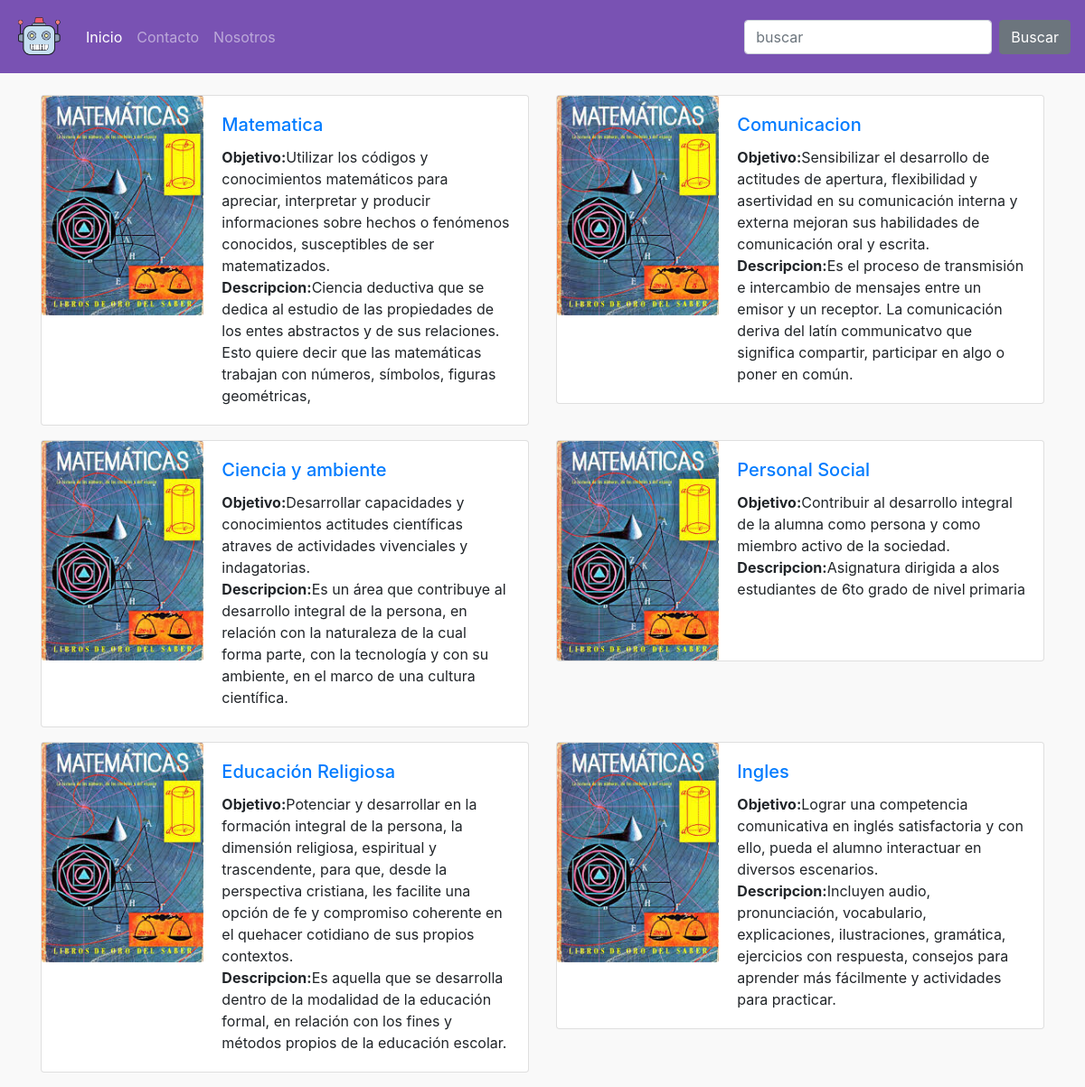
The page / on the database its author committed.
### tables this page shows
CREATE TABLE `tblasignatura` (
  `IdAsignatura` int(11) NOT NULL,
  `nombreAsig` varchar(50) DEFAULT NULL,
  `Descripcion` longtext,
  `objetivoAsignatura` text NOT NULL,
  `imagen` varchar(255) DEFAULT NULL
);

### app/controller/IndexController.php (called while the page is built, shortened)
<?php
	class Index extends Controller{
		public function __construct(){
			$this->curso=$this->model('curso');
		}
		public function index(){
			$data=$this->curso->registros();
			$this->view('pages/index',$data);
		}
	}

### app/library/Core.php (called while the page is built, shortened)
<?php
	class Core{
		protected $controladorActual='Index';
		protected $metodoActual='index';
		public function __construct(){
			$url=$this->getUrl();
			require_once "app/controller/".$this->controladorActual.'Controller.php';
			$this->controladorActual=new $this->controladorActual;
			$this->parametros=$url ? array_values($url) : [];
			call_user_func_array([$this->controladorActual,$this->metodoActual],$this->parametros);
		}
	}

### index.php (called while the page is built)
<?php
    require_once './app/index.php';
	$iniciar=new Core;

### app/library/Bd.php (called while the page is built, shortened)
<?php
	class Bd{
		private $host=DB_HOST;
		private $usuario=DB_USUARIO;
		private $password=DB_PASSWORD;
		private $nombre_base=DB_NOMBRE;
		private $dbh;
		private $stmt;
		public function __construct(){
			$dsn='mysql:host='.$this->host.';dbname='.$this->nombre_base;
			$opciones=array(
				PDO::ATTR_PERSISTENT=>true,
				PDO::ATTR_ERRMODE=>PDO::ERRMODE_EXCEPTION
			);
			try{
				$this->dbh=new PDO($dsn,$this->usuario,$this->password,$opciones);
				$this->dbh->exec('set names utf8');
			}catch(PDOException $e){
				$this->error=$e->getMessage();
				echo $this->error;
			}
		}
		public function query($sql){
			$this->stmt=$this->dbh->prepare($sql);
		}
		public function execute(){
			return $this->stmt->execute();
		}
		public function registros(){
			$this->execute();
			return $this->stmt->fetchAll(PDO::FETCH_OBJ);
		}
	}
?>

### app/model/curso.php (called while the page is built, shortened)
<?php
	class curso{
		private $db;
		public function __construct(){
			$this->db=new Bd;
		}
		public function registros(){
			$this->db->query("SELECT * FROM tblasignatura");
			return $this->db->registros();
		}
	}

### app/view/pages/index.php (the view, shortened to what this page needs)
<?php require ROUT_APP.'/view/partials/header.php'; ?>
<?php require ROUT_APP.'/view/partials/nav.php';?>
	<br>
    <div class="container">
    	<div class="row">
		<?php
			foreach($data as $item){
				?>
					<div class="col-md-6">
						<div class="card mb-3" style="max-width: 540px;">
							<div class="row no-gutters">
								<div class="col-md-4">
									<?php
										$imagen="public/assets/images/matematica.jpeg";
									?>
									<img src="<?php echo $imagen; ?>" class="card-img" alt="...">
								</div>
								<div class="col-md-8">
								<div class="card-body">
									<h5 class="card-title"><a href="?url=temas/list/<?php echo $item->IdAsignatura; ?>"><?php echo $item->nombreAsig; ?></a></h5>
									<p class="card-text">
										<b>Objetivo:</b><?php echo $item->objetivoAsignatura; ?><br>
										<b>Descripcion:</b><?php echo $item->Descripcion; ?>
									</p>
								</div>
								</div>
							</div>
						</div>
					</div>
				<?php
			}
		?>
		</div>
	</div>
<?php require ROUT_APP.'/view/partials/footer.php'; ?>

### app/library/Controller.php (shortened to what this page needs)
<?php
	class Controller{
		public function model($model){
			return new $model();
		}
		public function view($view,$data=[]){
			if (file_exists('app/view/'.$view.'.php')) {
				require_once 'app/view/'.$view.'.php';
			}
			else{
				die('la vista no existe');
			}
		}
	}

### app/view/partials/header.php (shortened to what this page needs)
<!doctype html>
<html lang="es">
<head>
	<link rel="stylesheet" href="https://stackpath.bootstrapcdn.com/bootstrap/4.5.0/css/bootstrap.min.css">
	<link href="public/assets/css/app.css" rel="stylesheet" />
</head>
<body>

### app/view/partials/nav.php (shortened to what this page needs)
<nav class="navbar navbar-expand-lg navbar-dark" style="background:#7952b3">
  <a class="navbar-brand" href="#"><img  class="J-logo" src="public/assets/images/bot.png" alt=""></a>
  <div class="collapse navbar-collapse" id="navbarColor01">
    <ul class="navbar-nav mr-auto">
      <li class="nav-item active">
        <a class="nav-link" href="url=">Inicio <span class="sr-only">(current)</span></a>
      </li>
      <li class="nav-item">
        <a class="nav-link" href="#">Contacto</a>
      </li>
      <li class="nav-item">
        <a class="nav-link" href="#">Nosotros</a>
      </li>
    </ul>
    <form class="form-inline my-2 my-lg-0">
      <input class="form-control mr-sm-2" type="text" placeholder="buscar">
      <button class="btn btn-secondary my-2 my-sm-0" type="submit">Buscar</button>
    </form>
  </div>
</nav>

### app/view/partials/footer.php (shortened to what this page needs)
    </body>
</html>

### public/assets/css/app.css (style rules this page uses)
body { background-color: #f9f9f9; }
.J-logo { width: 55px; }

### rows shown on the page
tblasignatura: nombreAsig "Matematica", objetivoAsignatura "Utilizar los códigos y conocimientos matemáticos para apreciar, interpretar y producir informaciones sobre hechos o fenómenos conocidos, susceptibles de ser matematizados.", Descripcion "Ciencia deductiva que se dedica al estudio de las propiedades de los entes abstractos y de sus relaciones. Esto quiere decir que las matemáticas trabajan con números, símbolos, figuras geométricas,"
tblasignatura: nombreAsig "Comunicacion", objetivoAsignatura "Sensibilizar el desarrollo de actitudes de apertura, flexibilidad y asertividad en su comunicación interna y externa mejoran sus habilidades de comunicación oral y escrita.", Descripcion "Es el proceso de transmisión e intercambio de mensajes entre un emisor y un receptor. La comunicación deriva del latín communicatvo que significa compartir, participar en algo o poner en común."
tblasignatura: nombreAsig "Ciencia y ambiente", objetivoAsignatura "Desarrollar capacidades y conocimientos actitudes científicas atraves de actividades vivenciales y indagatorias.", Descripcion "Es un área que contribuye al desarrollo integral de la persona, en relación con la naturaleza de la cual forma parte, con la tecnología y con su ambiente, en el marco de una cultura científica."
tblasignatura: nombreAsig "Personal Social", objetivoAsignatura "Contribuir al desarrollo integral de la alumna como persona y como miembro activo de la sociedad.", Descripcion "Asignatura dirigida a alos estudiantes de 6to grado de nivel primaria"
tblasignatura: nombreAsig "Educación Religiosa", objetivoAsignatura "Potenciar y desarrollar en la formación integral de la persona, la dimensión religiosa, espiritual y trascendente, para que, desde la perspectiva cristiana, les facilite una opción de fe y compromiso coherente en el quehacer cotidiano de sus propios contextos.", Descripcion "Es aquella que se desarrolla dentro de la modalidad de la educación formal, en relación con los fines y métodos propios de la educación escolar."
tblasignatura: nombreAsig "Ingles", objetivoAsignatura "Lograr una competencia comunicativa en inglés satisfactoria y con ello, pueda el alumno interactuar en diversos escenarios.", Descripcion "Incluyen audio, pronunciación, vocabulario, explicaciones, ilustraciones, gramática, ejercicios con respuesta, consejos para aprender más fácilmente y actividades para practicar."
